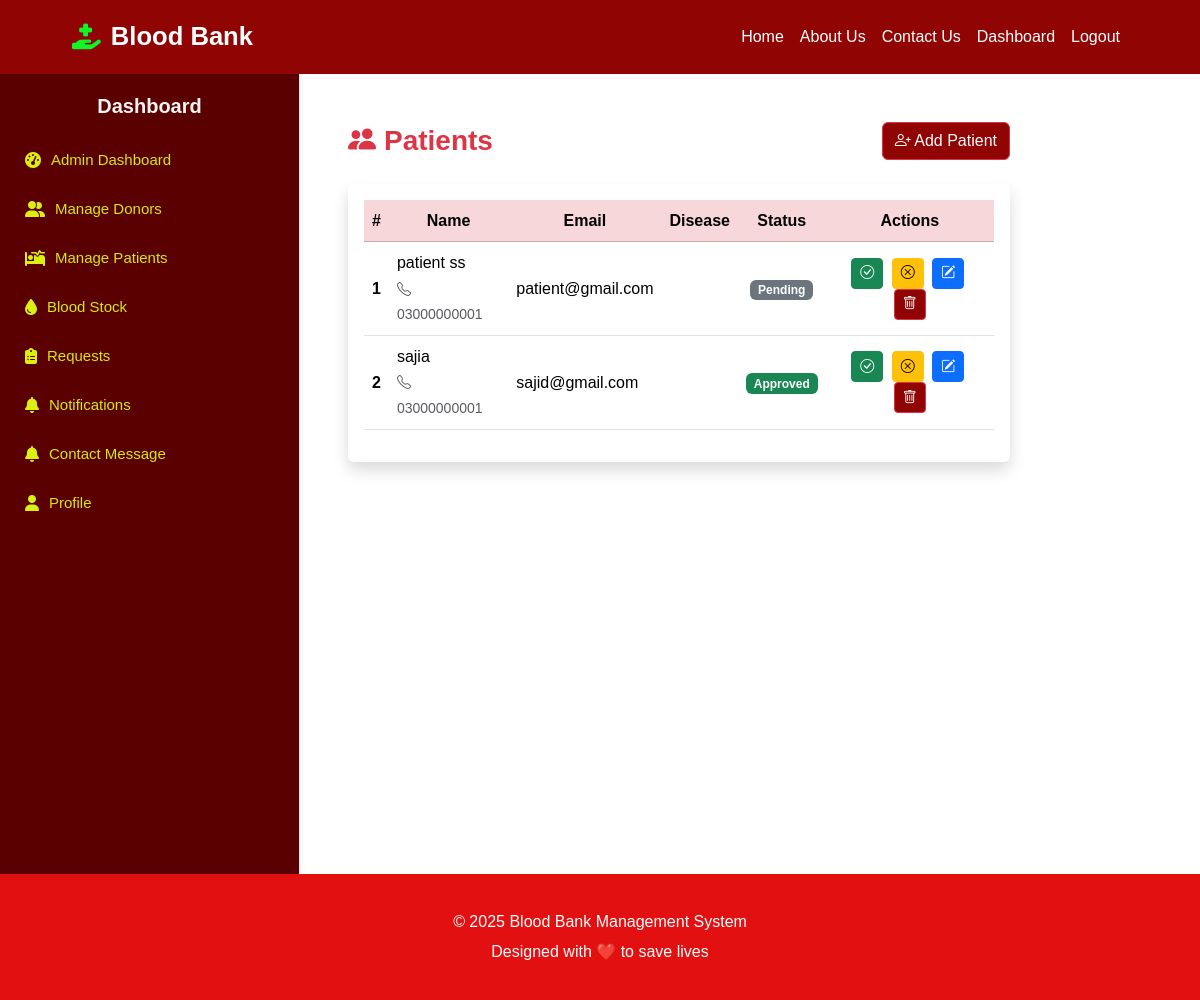
The page /admin/patients.php (signed in) on the database its author committed.
### tables this page shows
CREATE TABLE `patients` (
  `id` int(11) NOT NULL,
  `user_id` int(11) NOT NULL,
  `age` int(11) DEFAULT NULL,
  `gender` enum('male','female','other') DEFAULT NULL,
  `disease_info` text DEFAULT NULL,
  `status` enum('pending','approved','rejected') DEFAULT 'pending',
  `created_at` timestamp NOT NULL DEFAULT current_timestamp(),
  `updated_at` timestamp NOT NULL DEFAULT current_timestamp() ON UPDATE current_timestamp()
);

CREATE TABLE `users` (
  `id` int(11) NOT NULL,
  `full_name` varchar(100) NOT NULL,
  `email` varchar(100) NOT NULL,
  `password` varchar(255) NOT NULL,
  `role` enum('admin','donor','patient') NOT NULL,
  `phone` varchar(20) DEFAULT NULL,
  `created_at` timestamp NOT NULL DEFAULT current_timestamp(),
  `updated_at` timestamp NOT NULL DEFAULT current_timestamp() ON UPDATE current_timestamp()
);

### functions.php (called while the page is built, shortened)
<?php
function e($str) {
    return htmlspecialchars(trim($str), ENT_QUOTES, 'UTF-8');
}
?>

### admin/patients.php (the view, shortened to what this page needs)
<?php ob_start();
require_once __DIR__ ."/../sidebar.php";
$stmt = $conn->prepare("SELECT p.*, u.full_name, u.email, u.phone
                        FROM patients p
                        JOIN users u ON p.user_id = u.id
                        ORDER BY p.created_at DESC");
$stmt->execute();
$res = $stmt->get_result();
$patients = $res->fetch_all(MYSQLI_ASSOC);
?>
<div class="col-md-9 col-lg-10 p-4">
  <div class="d-flex justify-content-between align-items-center mb-4">
    <h3 class="fw-bold text-danger mb-0"><i class="bi bi-people-fill me-2"></i>Patients</h3>
    <button class="btn btn-danger" data-bs-toggle="modal" data-bs-target="#addPatientModal">
      <i class="bi bi-person-plus"></i> Add Patient
    </button>
  </div>
  <div class="card shadow border-0">
    <div class="card-body">
      <table class="table align-middle table-hover">
        <thead class="table-danger text-center">
          <tr>
            <th>#</th>
            <th>Name</th>
            <th>Email</th>
            <th>Disease</th>
            <th>Status</th>
            <th>Actions</th>
          </tr>
        </thead>
        <tbody>
          <?php $i=1; foreach($patients as $row): ?>
          <tr>
            <td class="text-center fw-bold"><?= $i ?></td>
            <td>
              <?= e($row['full_name']) ?><br>
              <small class="text-muted"><i class="bi bi-telephone"></i> <?= e($row['phone']) ?></small>
            </td>
            <td><?= e($row['email']) ?></td>
            <td><span class="badge bg-secondary px-3 py-2"><?= e($row['disease_info']) ?></span></td>
            <td class="text-center">
              <?php if($row['status'] === 'approved'): ?>
                <span class="badge bg-success">Approved</span>
              <?php elseif($row['status'] === 'rejected'): ?>
                <span class="badge bg-warning text-dark">Rejected</span>
              <?php else: ?>
                <span class="badge bg-secondary">Pending</span>
              <?php endif; ?>
            </td>
            <td class="text-center">
              <a class="btn btn-sm btn-success me-1" href="patients.php?action=approve&id=<?= $row['id'] ?>" title="Approve"><i class="bi bi-check-circle"></i></a>
              <a class="btn btn-sm btn-warning me-1" href="patients.php?action=reject&id=<?= $row['id'] ?>" title="Reject"><i class="bi bi-x-circle"></i></a>
              <button class="btn btn-sm btn-primary me-1" data-bs-toggle="modal" data-bs-target="#editPatientModal<?= $row['id'] ?>"><i class="bi bi-pencil-square"></i></button>
              <a class="btn btn-sm btn-danger" href="patients.php?action=delete&id=<?= $row['id'] ?>" onclick="return confirm('Delete patient?')" title="Delete"><i class="bi bi-trash"></i></a>
            </td>
          </tr>
          <?php $i++; endforeach; ?>
        </tbody>
      </table>
    </div>
  </div>
</div>
</div>
<?php include "../footer.php"; ob_end_flush();?>

### header.php (style rules this page uses)
.navbar, .btn-danger { background-color: #910404ff!important; }
.navbar-brand, .nav-link, .btn-danger { color: white !important; }
* { margin:0; padding:0; box-sizing:border-box; font-family: 'Poppins', sans-serif; }
body { background:#fff; color:#333; line-height:1.6; overflow-x:hidden; }

### rows shown on the page
patients: user.full_name "patient ss", user.phone "03000000001", user.email "patient@gmail.com", status "Pending"
patients: user.full_name "sajia", user.phone "03000000001", user.email "sajid@gmail.com", status "Approved"
